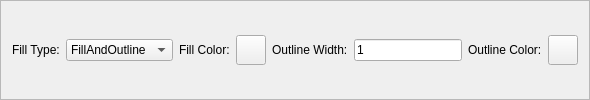
                                            <widget class="QFrame" name="point_fill_outline_frame">
                                              <property name="frameShape">
                                                <enum>QFrame::StyledPanel</enum>
                                              </property>
                                              <property name="frameShadow">
                                                <enum>QFrame::Raised</enum>
                                              </property>
                                              <property name="lineWidth">
                                                <number>0</number>
                                              </property>
                                              <layout class="QGridLayout">
                                                <item row="0" column="2">
                                                  <layout class="QHBoxLayout">
                                                    <item>
                                                      <layout class="QHBoxLayout">
                                                        <item>
                                                          <widget class="QLabel" name="point_fill_color_label">
                                                            <property name="text">
                                                              <string>Fill Color:</string>
                                                            </property>
                                                            <property name="buddy" stdset="0">
                                                              <cstring>fill_color_btn</cstring>
                                                            </property>
                                                            <property name="wordWrap">
                                                              <bool>false</bool>
                                                            </property>
                                                          </widget>
                                                        </item>
                                                        <item>
                                                          <widget class="QPushButton" name="point_fill_color">
                                                            <property name="minimumSize">
                                                              <size>
                                                                <width>30</width>
                                                                <height>30</height>
                                                              </size>
                                                            </property>
                                                            <property name="maximumSize">
                                                              <size>
                                                                <width>30</width>
                                                                <height>30</height>
                                                              </size>
                                                            </property>
                                                            <property name="text">
                                                              <string/>
                                                            </property>
                                                          </widget>
                                                        </item>
                                                      </layout>
                                                    </item>
                                                    <item>
                                                      <layout class="QHBoxLayout">
                                                        <item>
                                                          <widget class="QLabel" name="point_outline_width_label">
                                                            <property name="text">
                                                              <string>Outline Width:</string>
                                                            </property>
                                                            <property name="buddy" stdset="0">
                                                              <cstring>fill_color_btn</cstring>
                                                            </property>
                                                            <property name="wordWrap">
                                                              <bool>false</bool>
                                                            </property>
                                                          </widget>
                                                        </item>
                                                        <item>
                                                          <widget class="QLineEdit" name="point_outline_width">
                                                            <property name="minimumSize">
                                                              <size>
                                                                <width>30</width>
                                                                <height>0</height>
                                                              </size>
                                                            </property>
                                                            <property name="text">
                                                              <string>1</string>
                                                            </property>
                                                          </widget>
                                                        </item>
                                                      </layout>
                                                    </item>
                                                    <item>
                                                      <layout class="QHBoxLayout">
                                                        <item>
                                                          <widget class="QLabel" name="point_outline_color_label">
                                                            <property name="text">
                                                              <string>Outline Color:</string>
                                                            </property>
                                                            <property name="wordWrap">
                                                              <bool>false</bool>
                                                            </property>
                                                          </widget>
                                                        </item>
                                                        <item>
                                                          <widget class="QPushButton" name="point_outline_color">
                                                            <property name="minimumSize">
                                                              <size>
                                                                <width>30</width>
                                                                <height>30</height>
                                                              </size>
                                                            </property>
                                                            <property name="maximumSize">
                                                              <size>
                                                                <width>30</width>
                                                                <height>30</height>
                                                              </size>
                                                            </property>
                                                            <property name="text">
                                                              <string/>
                                                            </property>
                                                          </widget>
                                                        </item>
                                                      </layout>
                                                    </item>
                                                  </layout>
                                                </item>
                                                <item row="0" column="0">
                                                  <widget class="QLabel" name="textLabel9_3_2_3_2_2_6_3_2">
                                                    <property name="text">
                                                      <string>Fill Type:</string>
                                                    </property>
                                                    <property name="buddy" stdset="0">
                                                      <cstring>fill_color_btn</cstring>
                                                    </property>
                                                    <property name="wordWrap">
                                                      <bool>false</bool>
                                                    </property>
                                                  </widget>
                                                </item>
                                                <item row="0" column="1">
                                                  <widget class="QComboBox" name="point_fill_outline">
                                                    <item>
                                                      <property name="text">
                                                        <string>FillAndOutline</string>
                                                      </property>
                                                    </item>
                                                    <item>
                                                      <property name="text">
                                                        <string>OutlineOnly</string>
                                                      </property>
                                                    </item>
                                                    <item>
                                                      <property name="text">
                                                        <string>FillOnly</string>
                                                      </property>
                                                    </item>
                                                  </widget>
                                                </item>
                                              </layout>
                                            </widget>
